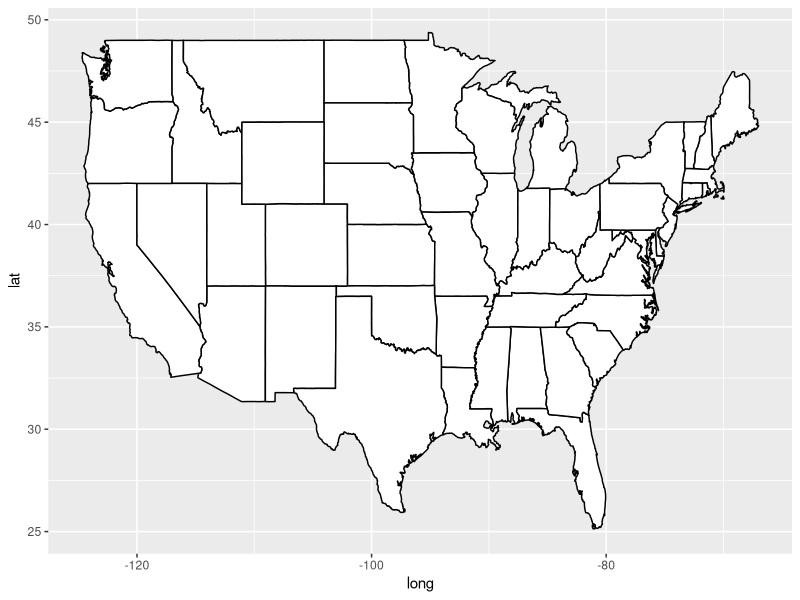

Recreate this plot in R.
## ---- chunk 1
knitr::opts_chunk$set(echo = TRUE)
library(tidyverse)
## ---- chunk 2
# load policy data
dat <- read_csv("../outputs/data.csv")

# load map data
# source: https://socviz.co/maps.html
library(maps)
us_states <- map_data("state")
head(us_states)


## ---- chunk 3

p <- ggplot(data = us_states,
            mapping = aes(x = long, y = lat,
                          group = group, fill = region))

p + geom_polygon(fill = "white", color = "black")

